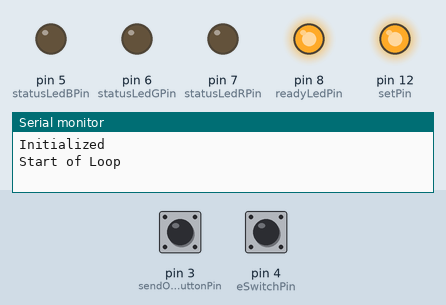
This sketch was run on a simulated Arduino Uno, built for the host (arithmetic inside an expression is 32-bit, double 64-bit). Parts: output pins drawn as LEDs (lit = HIGH), the last lines printed to the serial monitor. The test bench sets the inputs (shaded band); at power-on: pin 4 (eSwitchPin) HIGH, pin 3 (sendOffButtonPin) HIGH.

Above: at 0.05 s.
At 1.5 s:
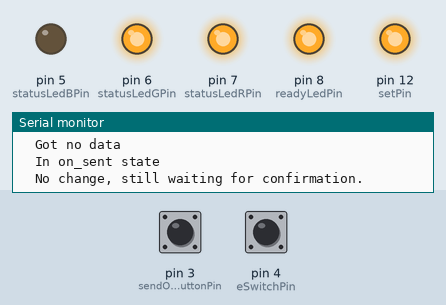
1.6 s: pin 4 (eSwitchPin) pulled LOW for 0.5 s
4.0 s: pin 3 (sendOffButtonPin) pulled LOW for 0.5 s
Timing chart, 0 to 7.0 s (numbered marks = the images above; inputs shaded):
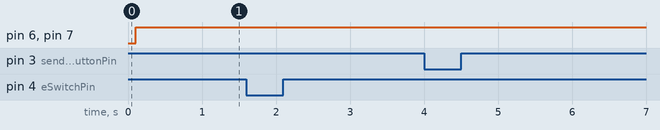

The sketch:

SwitchController.ino
```cpp
/*
   This code is what sends the signal to flip the switch.

   Components:
     - power LED
     - status LED
     - toggle switch
     - "send off" button

   When run:
     - listens for signal that switch activated and local switch flipped
     - turns on power LED
     - When switch flipped On:
       - sends signal to reciever to activate the switch
       - lights up status LED half/ yellow
     - When recieved ON confirmation:
       - lights up status LED full/ red
     - When switch flipped off or off button hit:
       - sends signal to reciever to turn off switch
       - lights up status LED half/yellow
     - When recieved OFF confirmation/ 5 secs after last ON confirmation:
       - turns off status LED

   By Greg Stewart
   Created 6/3/19
*/
#include "Buttons.cpp"
#include "Switches.cpp"
#include "Transciever.cpp"
#include "LEDs.cpp"

#define baudRate 9600

// for communicating with HC-12
#define txPin 10
#define rxPin 11
#define setPin 12


// For other functionality
#define readyLedPin 8 // switched ON when setup is complete and ready to recieve
#define statusLedRPin 7 // LED to indicate status of switch
#define statusLedGPin 6 // LED to indicate status of switch
#define statusLedBPin 5 // LED to indicate status of switch

/*
   Constants for buttons
*/
#define eSwitchPin 4
#define sendOffButtonPin 3

/*
   Constants for status LED
*/
#define offConfirmed LedColorChoice::OFF
#define waitForConfirm LedColorChoice::YELLOW
#define onConfirmed LedColorChoice::RED

enum State {
  WAITING,
  ON_SENT,
  ON_CONFIRMED,
  OFF_SENT
};

LedHandler readyLed(readyLedPin);
RGBLedHandler statusLed(statusLedRPin, statusLedGPin, statusLedBPin);

TranscieverHandler transHand(txPin, rxPin, setPin, baudRate);
SwitchHandler eSwitch(eSwitchPin);
ButtonHandler sendOffButton(sendOffButtonPin);

State currentState = State::WAITING;
TransReadStatus lastStatus = TransReadStatus::NO_DATA;
SwitchStatus eSwitchStatus = SwitchStatus::NO_CHANGE_OFF;
ButtonStatus sendOffStatus = ButtonStatus::NO_CHANGE_OFF;

void setup() {
  Serial.begin(baudRate);

  // init buttons pins; I suppose it's best to do here
  eSwitch.init();
  sendOffButton.init();
  readyLed.init();
  statusLed.init();
  transHand.init();

  readyLed.turnOn();
  Serial.write("Initialized\n");
}

void loop() {
  Serial.write("Start of Loop\n");
  eSwitchStatus = eSwitch.handle();
  sendOffStatus = sendOffButton.handle();
  lastStatus = transHand.getLastRecievedStatus();

  if (currentState == State::WAITING) {
    Serial.write("\tIn Waiting state\n");
    if (eSwitchStatus == SwitchStatus::CHANGE_ON) {
      Serial.write("\tSwitch switched on. Sending on signal.\n");
      transHand.sendOn();
      statusLed.switchLed(waitForConfirm);
      currentState = State::ON_SENT;
    } else if (sendOffStatus == ButtonStatus::CHANGE_ON) {
      Serial.write("\tSend Off button set to on, sending off signal.\n");
      transHand.sendOff();
      statusLed.switchLed(waitForConfirm);
      currentState = State::OFF_SENT;
    }
  } else if (currentState == State::ON_SENT) {
    Serial.write("\tIn on_sent state\n");
    if (lastStatus == TransReadStatus::RELAY_ON) {
      Serial.write("\tGot signal that confirmed relay is on\n");
      currentState = State::ON_CONFIRMED;
      statusLed.switchLed(onConfirmed);
    } else if (eSwitchStatus == SwitchStatus::NO_CHANGE_ON) {
      Serial.write("\tNo change, still waiting for confirmation.\n");
      transHand.sendOn();
    } else if (eSwitchStatus == SwitchStatus::CHANGE_OFF || eSwitchStatus == SwitchStatus::NO_CHANGE_OFF) {
      Serial.write("\tSwitch changed to off before confirmation. Cancelling.\n");
      currentState = State::OFF_SENT;
      transHand.sendOff();
    }
  } else if (currentState == State::ON_CONFIRMED) {
    Serial.write("\tIn on_confirmed state\n");
    if (lastStatus == TransReadStatus::RELAY_OFF) {
      Serial.write("\tRelay has been switched off. From another source.\n");
      statusLed.switchLed(offConfirmed);
      currentState = State::WAITING;
    } else if (eSwitchStatus == SwitchStatus::CHANGE_OFF || eSwitchStatus == SwitchStatus::NO_CHANGE_OFF){
      Serial.write("\tSet to turn off relay.\n");
      currentState = State::OFF_SENT;
      transHand.sendOff();
      statusLed.switchLed(waitForConfirm);
    }
  }else if (currentState == State::OFF_SENT){
    Serial.write("\tIn off_sent state\n");
    if(lastStatus == TransReadStatus::RELAY_OFF) {
      Serial.write("\tGot confirmation that relay is off\n");
      currentState = State::WAITING;
      statusLed.switchLed(offConfirmed);
    } else if(sendOffStatus == ButtonStatus::CHANGE_ON){
      Serial.write("\tResending off signal\n");
      transHand.sendOff();
    }
  }
  delay(250);
}
```

Buttons.cpp
```cpp
/**
   Code to handle button presses.
*/

#include <Arduino.h>

#define DEFAULT_LONGPRESS_LEN    25  // Min nr of loops for a long press
#define DELAY                    20  // Delay per loop in ms

enum class ButtonStatus {
  NO_CHANGE_OFF,
  NO_CHANGE_ON,
  CHANGE_OFF,
  CHANGE_ON
};

class ButtonHandler {
  public:
    // Constructor
    ButtonHandler(int pinIn): pin(pinIn) {

    }

    // Initialization done after construction, to permit static instances
    void init() {
      pinMode(pin, INPUT);
      digitalWrite(pin, HIGH); // pull-up
      was_pressed = false;
    }

    // Handler, to be called in the loop()
    ButtonStatus handle() {
      int event;
      boolean now_pressed = digitalRead(pin);

      if (was_pressed) {
        if (now_pressed) {
          return ButtonStatus::NO_CHANGE_ON;
        } else {
          was_pressed = false;
          return ButtonStatus::CHANGE_OFF;
        }
      } else {
        if (now_pressed) {
          was_pressed = true;
          return ButtonStatus::CHANGE_ON;
        } else {
          return ButtonStatus::NO_CHANGE_OFF;
        }
      }
    }

  protected:
    boolean was_pressed;     // previous state
    const int pin;           // pin to which button is connected
};
```

LEDs.cpp
```cpp
#include <Arduino.h>

class LedHandler {
  public:
    LedHandler(int pinIn): pin(pinIn){

    }

    void init() {
      pinMode(pin, OUTPUT);
      digitalWrite(pin, LOW);
    }

    void switchLed(boolean newState){
      if(newState){
        digitalWrite(pin, HIGH);
      } else {
        digitalWrite(pin, LOW);
      }
    }

    void turnOn(){
      switchLed(true);
    }

    void turnOff(){
      switchLed(false);
    }


  protected:
    const int pin;           // pin to which button is connected
};

enum class LedColorChoice {
  OFF = 0,
  RED = 1,
  GREEN = 2,
  BLUE = 4,
  WHITE = (RED | GREEN | BLUE),
  YELLOW = (RED | GREEN),
  LIGHT_BLUE = (BLUE | GREEN),
  MAGENTA = (BLUE | RED),
};

class RGBLedHandler {
  public:
    RGBLedHandler(
      int rPinIn,
      int gPinIn,
      int bPinIn
    ):rPin(rPinIn),
      gPin(gPinIn),
      bPin(bPinIn)
    {

    }

    void init() {
      pinMode(rPin, OUTPUT);
      pinMode(gPin, OUTPUT);
      pinMode(bPin, OUTPUT);
      digitalWrite(rPin, LOW);
      digitalWrite(gPin, LOW);
      digitalWrite(bPin, LOW);
    }

    void switchLed(LedColorChoice stateChoice){
      this->switchLed((int)stateChoice);
    }

    void switchLed(int stateChoices){
      if((stateChoices & (int)LedColorChoice::RED) != 0){
        digitalWrite(rPin, HIGH);
      } else {
        digitalWrite(rPin, LOW);
      }
      if((stateChoices & (int)LedColorChoice::GREEN) != 0){
        digitalWrite(gPin, HIGH);
      } else {
        digitalWrite(gPin, LOW);
      }
      if((stateChoices & (int)LedColorChoice::BLUE) != 0){
        digitalWrite(bPin, HIGH);
      } else {
        digitalWrite(bPin, LOW);
      }
    }

    void turnOff(){
      switchLed(0);
    }

  protected:
    const int rPin;
    const int gPin;
    const int bPin;
};
```

Switches.cpp
```cpp
/**
   Code to handle button presses.
*/

#include <Arduino.h>

#define DEFAULT_LONGPRESS_LEN    25  // Min nr of loops for a long press
#define DELAY                    20  // Delay per loop in ms

enum class SwitchStatus {
  NO_CHANGE_OFF,
  NO_CHANGE_ON,
  CHANGE_OFF,
  CHANGE_ON
};

class SwitchHandler {
  public:
    SwitchHandler(int pinIn): pin(pinIn) {

    }

    // Initialization done after construction, to permit static instances
    void init() {
      pinMode(pin, INPUT);
      digitalWrite(pin, HIGH); // pull-up
      was_pressed = false;
    }

    // Handler, to be called in the loop()
    SwitchStatus handle() {
      int event;
      boolean now_pressed = digitalRead(pin);

      if (was_pressed) {
        if (now_pressed) {
          return SwitchStatus::NO_CHANGE_ON;
        } else {
          was_pressed = false;
          return SwitchStatus::CHANGE_OFF;
        }
      } else {
        if (now_pressed) {
          was_pressed = true;
          return SwitchStatus::CHANGE_ON;
        } else {
          return SwitchStatus::NO_CHANGE_OFF;
        }
      }
    }

  protected:
    boolean was_pressed;     // previous state
    const int pin;           // pin to which button is connected
};
```

Transciever.cpp
```cpp
/*
   This code controls the HC-12 transciever
*/
#include <Arduino.h>
#include <SoftwareSerial.h>

enum class TransReadStatus {
  RELAY_OFF,
  RELAY_ON,
  NO_DATA
};

class TranscieverHandler {
  public:
    TranscieverHandler(
      int txPinIn,
      int rxPinIn,
      int setPinIn,
      int baudRateIn
    ): txPin(txPinIn),
      rxPin(rxPinIn),
      setPin(setPinIn),
      baudRate(baudRateIn),
      hc12(txPin, rxPin)
    {
      //nothing to do
    }

    void init() {
      hc12.begin(baudRate);
      pinMode(setPin, OUTPUT);
      digitalWrite(setPin, HIGH);  // HC-12 normal, transparent mode
    }


    TransReadStatus checkForSignal() {
      while (hc12.available()) {             // If HC-12 has data
        incomingByte = hc12.read();          // Store each icoming byte from HC-12
        readBuffer += char(incomingByte);    // Add each byte to ReadBuffer string variable
      }
      delay(100);

      if (onBytes.equals(readBuffer)) {
        Serial.write("\tGot string saying relay is on\n");
        readBuffer = "";
        return TransReadStatus::RELAY_ON;
      } else if (offBytes.equals(readBuffer)) {
        Serial.write("\tGot string saying relay is off\n");
        readBuffer = "";
        return TransReadStatus::RELAY_OFF;
      }
      Serial.write("\tGot no data\n");
      readBuffer = "";
      return TransReadStatus::NO_DATA;
    }

    TransReadStatus getLastRecievedStatus() {
      TransReadStatus newStatus = checkForSignal();

      if (newStatus == TransReadStatus::NO_DATA) {
        return lastStatus;
      }
      lastStatus = newStatus;
      return lastStatus;
    }

    void sendOff(){
      hc12.write(setOffBytes.c_str());
    }

    void sendOn(){
      unsigned long current = millis();
      unsigned long difference = current - lastSendOnSignal;
      if (difference >= sendOnDelay) {
        Serial.write("\tSending the ON message\n");
        lastSendOnSignal = current;
        hc12.write(setOnBytes.c_str());
        delay(100);
      }
    }

  protected:
    const int txPin;// = 10;
    const int rxPin;// = 11;
    const int setPin;// = 12;
    const int baudRate;// 9600
    /*
       Constants for signals
    */
    const String setOnBytes = String("SET RELAY ON");
    const String setOffBytes = String("SET RELAY OFF");
    const String onBytes = String("STATUS: RELAY IS ON");
    const String offBytes = String("STATUS: RELAY IS OFF");
    const int sendOnDelay = 500;//half a second

    const SoftwareSerial hc12;

    byte incomingByte;
    String readBuffer = "";
    TransReadStatus lastStatus = TransReadStatus::NO_DATA;
    unsigned long lastSendOnSignal = millis();
};
```
